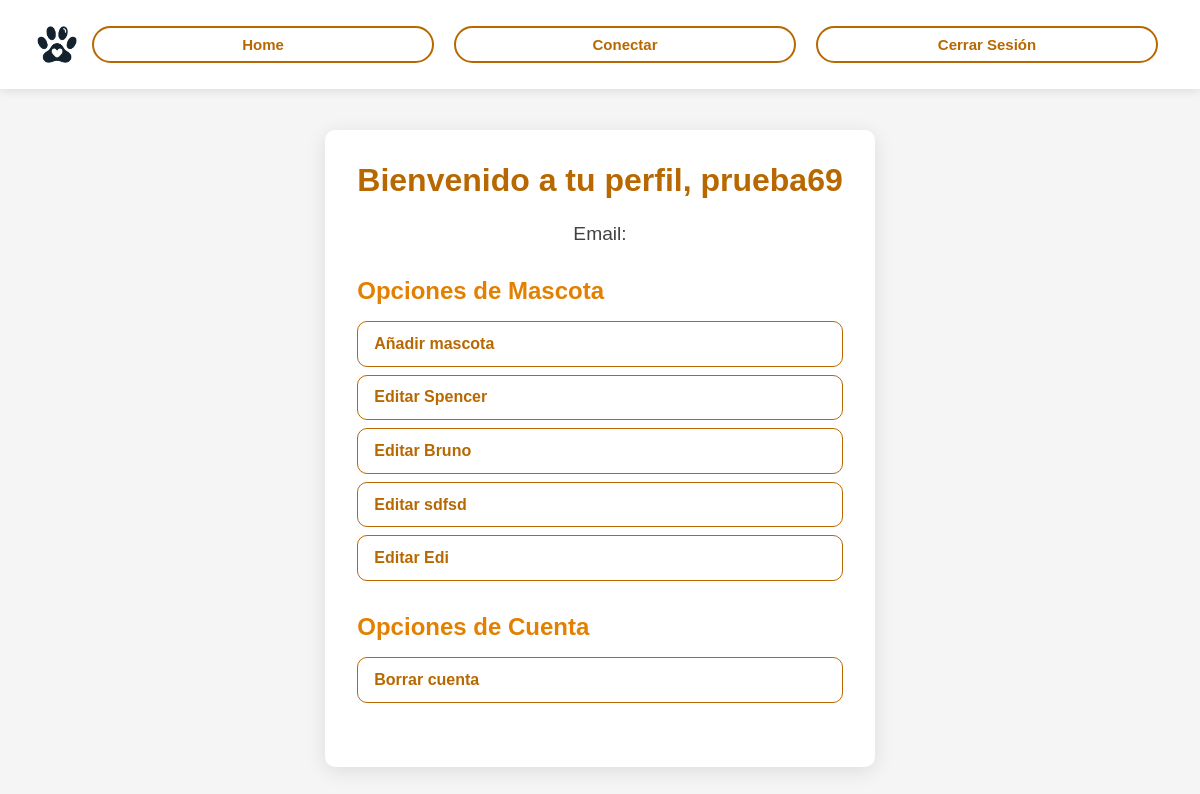
Screenshot of /usuarios/perfil/ (signed in) with the database file from the repository.
### mascotas/models.py (models this page shows, shortened)
class Mascota(models.Model):
    id = models.AutoField(primary_key=True)
    nombre = models.CharField(max_length=100)
    fecha_nacimiento = models.DateField(blank=True, null=True)
    foto = models.ImageField(upload_to='mascotas/', blank=True, null=True)
    foto_valida = models.BooleanField(default = False) # Per dogs_cats_detection.
    dueño = models.ForeignKey('usuarios.UserProfile', on_delete=models.CASCADE, related_name="mascotas_datos")
    raza = models.CharField(max_length=100, blank=True, null=True)
    tamaño = models.CharField(max_length=50, choices=[('Pequeño', 'Pequeño'), ('Mediano', 'Mediano'), ('Grande', 'Grande')], blank=True, null=True)
    color = models.CharField(max_length=50, choices=[('Negro', 'Negro'), ('Blanco', 'Blanco'), ('Gris', 'Gris'), ('Marrón', 'Marrón'), ('Amarillo', 'Amarillo'), ('Naranja', 'Naranja'), ('Beige', 'Beige'), ('Rojo', 'Rojo'), ('Azul', 'Azul'), ('Verde', 'Verde'), ('Pardo', 'Pardo'), ('Dorado', 'Dorado'), ('Plata', 'Plata'), ('Morado', 'Morado'), ('Rosado', 'Rosado'), ('Café', 'Café'), ('Celeste', 'Celeste'), ('Blanco y negro', 'Blanco y negro'), ('Tricolor', 'Tricolor'), ('Atigrado', 'Atigrado')], blank=True, null=True)
    temperamento = models.CharField(max_length=50, choices=[('Activo', 'Activo'), ('Juguetón', 'Juguetón'), ('Tranquilo', 'Tranquilo'), ('Independiente', 'Independiente'), ('Sociable', 'Sociable'), ('Cariñoso', 'Cariñoso'), ('Protector', 'Protector'), ('Cauteloso', 'Cauteloso'), ('Tímido', 'Tímido'), ('Agresivo', 'Agresivo'), ('Dominante', 'Dominante'), ('Curioso', 'Curioso'), ('Desobediente', 'Desobediente'), ('Obediente', 'Obediente'), ('Amigable', 'Amigable')], blank=True, null=True)
    nivel_actividad = models.CharField(max_length=50, choices=[('Bajo', 'Bajo'), ('Medio', 'Medio'), ('Alto', 'Alto')], blank=True, null=True)
    peso = models.DecimalField(max_digits=5, decimal_places=2, blank=True, null=True)
    nivel_socializacion = models.CharField(max_length=50, choices=[('Alta', 'Alta'), ('Media', 'Media'), ('Baja', 'Baja')], blank=True, null=True)
    vacunado = models.BooleanField(default=False)
    castrado = models.BooleanField(default=False)  # Este campo indica si la mascota está castrada
    RAZAS_OPCIONES = [
    ('Airedale Terrier', 'Airedale Terrier'),
    ('Akita Inu', 'Akita Inu'),
    ('Alaskan Malamute', 'Alaskan Malamute'),
    ('American Bully', 'American Bully'),
    ('American Pit Bull Terrier', 'American Pit Bull Terrier'),
    ('American Staffordshire Terrier', 'American Staffordshire Terrier'),
    ('Australian Cattle Dog', 'Australian Cattle Dog'),
    ('Australian Shepherd', 'Australian Shepherd'),
    ('Basset Hound', 'Basset Hound'),
    ('Beagle', 'Beagle'),
    ('Belgian Malinois', 'Belgian Malinois'),
    ('Bernese Mountain Dog', 'Bernese Mountain Dog'),
    ('Bichón Frisé', 'Bichón Frisé'),
    ('Bloodhound', 'Bloodhound'),
    ('Border Collie', 'Border Collie'),
    ('Boston Terrier', 'Boston Terrier'),
    ('Boxer', 'Boxer'),
    ('Bulldog Francés', 'Bulldog Francés'),
    ('Bulldog Inglés', 'Bulldog Inglés'),
    ('Bullmastiff', 'Bullmastiff'),
    ('Cane Corso', 'Cane Corso'),
    ('Caniche (Poodle)', 'Caniche (Poodle)'),
    ('Cavalier King Charles Spaniel', 'Cavalier King Charles Spaniel'),
    ('Chihuahua', 'Chihuahua'),
    ('Chow Chow', 'Chow Chow'),
    ('Cocker Spaniel', 'Cocker Spaniel'),
    ('Collie', 'Collie'),
    ('Dálmata', 'Dálmata'),
    ('Dóberman', 'Dóberman'),
    ('Dogo Argentino', 'Dogo Argentino'),
    ('Dogo de Burdeos', 'Dogo de Burdeos'),
    ('Galgo Español', 'Galgo Español'),
    ('Golden Retriever', 'Golden Retriever'),
    ('Gran Danés', 'Gran Danés'),
    ('Husky Siberiano', 'Husky Siberiano'),
    ('Jack Russell Terrier', 'Jack Russell Terrier'),
    ('Labrador Retriever', 'Labrador Retriever'),
    ('Maltés', 'Maltés'),
    ('Mastín Español', 'Mastín Español'),
    ('Mastín Napolitano', 'Mastín Napolitano'),
    ('Pastor Alemán', 'Pastor Alemán'),
    ('Pastor Australiano', 'Pastor Australiano'),
    ('Pekinés', 'Pekinés'),
    ('Pembroke Welsh Corgi', 'Pembroke Welsh Corgi'),
    ('Pinscher Miniatura', 'Pinscher Miniatura'),
    ('Pit Bull Terrier', 'Pit Bull Terrier'),
    ('Pomerania', 'Pomerania'),
    ('Pug', 'Pug'),
    ('Rottweiler', 'Rottweiler'),
    ('Samoyedo', 'Samoyedo'),
    ('San Bernardo', 'San Bernardo'),
    ('Scottish Terrier', 'Scottish Terrier'),
    ('Setter Irlandés', 'Setter Irlandés'),
    ('Shiba Inu', 'Shiba Inu'),
    ('Shih Tzu', 'Shih Tzu'),
    ('Schnauzer', 'Schnauzer'),
    ('Staffordshire Bull Terrier', 'Staffordshire Bull Terrier'),
    ('Teckel (Dachshund)', 'Teckel (Dachshund)'),
    ('Terranova', 'Terranova'),
    ('Weimaraner', 'Weimaraner'),
    ('West Highland White Terrier', 'West Highland White Terrier'),
    ('Whippet', 'Whippet'),
    ('Yorkshire Terrier', 'Yorkshire Terrier'),
    ('Mestizo', 'Mestizo'),# Opción genérica
    ]
    raza = models.CharField(
        max_length=50,
        choices=RAZAS_OPCIONES,
        blank=False,
        null=False,
    )

### usuarios/views.py (the view)
# urls.py: path('perfil/', views.perfil, name='perfil'),
@login_required
def perfil(request):
    mascotas = Mascota.objects.filter(dueño=request.user.userprofile)  # Relación con el perfil del usuario
    return render(request, 'perfil.html', {'mascotas': mascotas})

### usuarios/templates/perfil.html (shortened to what this page needs)
{% load static %}
<!DOCTYPE html>
<html lang="es">
<head>
    <link rel="stylesheet" href="{% static 'login/perfil.css' %}">
</head>
<body>
    <header>
        <img src="{% static 'home/pawmeet.png' %}" alt="Logo" class="logo">
        <div class="buttons">
            <button onclick="window.location.href='{% url 'home' %}'">Home</button>
            <button onclick="window.location.href='{% url 'conectar' %}'">Conectar</button>
            <button onclick="window.location.href='{% url 'logout' %}'">Cerrar Sesión</button>
        </div>
    </header>
    <main>
        <div class="profile-container">
            <h1>Bienvenido a tu perfil, {{ request.user.username }}</h1>
            <div class="user-info">
                <p>Email: {{ request.user.email }}</p>
            </div>
            <div class="options-section">
                <h2>Opciones de Mascota</h2>
                <ul>
                    <li>
                        <a href="{% url 'crear_mascota' usuario_id=request.user.id %}">Añadir mascota</a></li>
                    {% for mascota in mascotas %}
                        <li>
                            <a href="{% url 'editar_mascota' mascota.id %}">Editar {{ mascota.nombre }}</a>
                        </li>
                    {% empty %}
                        <li>No tienes mascotas. ¡Añade una!</li>
                    {% endfor %}
                </ul>
            </div>
            <div class="options-section">
                <h2>Opciones de Cuenta</h2>
                <ul>
                    <li><a href="#" onclick="alert('Funcionalidad en desarrollo');">Borrar cuenta</a></li>
                </ul>
            </div>
        </div>
    </main>
</body>
</html>

### usuarios/static/login/perfil.css (style rules this page uses)
:root { --primary-color: #b86800; --secondary-color: #e38000; --text-color: #424242; --light-gray: #f5f5f5; --background: #ffffff; --card-shadow: rgba(0, 0, 0, 0.1); --border-radius: 10px; --hover-color: #d97300; }
* { margin: 0; padding: 0; box-sizing: border-box; font-family: Arial, sans-serif; }
body { color: var(--text-color); background-color: var(--light-gray); display: flex; justify-content: center; align-items: flex-start; height: 100vh; overflow: auto; padding-top: 80px; }
header { display: flex; align-items: center; justify-content: space-between; position: fixed; top: 0; left: 0; width: 100%; background-color: var(--background); box-shadow: 0 2px 10px var(--card-shadow); padding: 1rem 2rem; z-index: 1000; }
.logo { max-width: 50px; top:auto; }
.buttons { display: flex; justify-content: center; width: 100%; }
.buttons button { flex: 1; margin: 10px; font-size: 15px; font-weight: bold; background: var(--white); color: var(--primary-color); border: 2px solid var(--primary-color); padding: 0.5rem 1rem; border-radius: 20px; cursor: pointer; transition: all 0.3s ease; position: relative; }
.profile-container { margin-top: 50px; background: var(--background); padding: 2rem; border-radius: var(--border-radius); box-shadow: 0 4px 20px var(--card-shadow); width: 100%; max-width: 600px; overflow: auto; position: relative; }
h1 { font-size: 2rem; color: var(--primary-color); text-align: center; margin-bottom: 1.5rem; }
.user-info { text-align: center; margin-bottom: 2rem; }
.user-info p { font-size: 1.2rem; margin: 0.5rem 0; color: var(--text-color); }
.options-section { margin-bottom: 2rem; }
.options-section h2 { font-size: 1.5rem; color: var(--secondary-color); margin-bottom: 1rem; }
ul { list-style-type: none; margin: 0; padding: 0; }
li { margin: 0.5rem 0; }
a { display: flex; align-items: center; text-decoration: none; color: var(--primary-color); font-weight: bold; padding: 0.8rem 1rem; border: 1px solid var(--primary-color); border-radius: var(--border-radius); transition: background 0.3s ease, color 0.3s ease; }

### rows the page displays
Mascota: nombre "Spencer"
Mascota: nombre "Bruno"
Mascota: nombre "sdfsd"
Mascota: nombre "Edi"

### other values shown
{{ request.user.username }} "prueba69"
